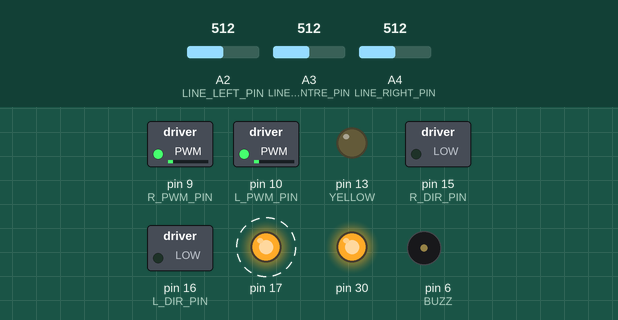
Recording of a sketch running on a simulated Arduino Leonardo, built with avr-gcc and run on an emulated ATmega32U4. Shown: switched loads named in the sketch (green lamp = pin HIGH), output pins drawn as LEDs (lit = HIGH), buzzer (waves = sounding). Dashed ring = blinking. The test bench sets the inputs (shaded band); at power-on: A2 (LINE_LEFT_PIN) = 512, A3 (LINE_CENTRE_PIN) = 512, A4 (LINE_RIGHT_PIN) = 512. What the sketch prints to the serial monitor is not drawn.

Above: at 2.2 s.
2.3 s: A2 (LINE_LEFT_PIN) set to 524
At 4.5 s:
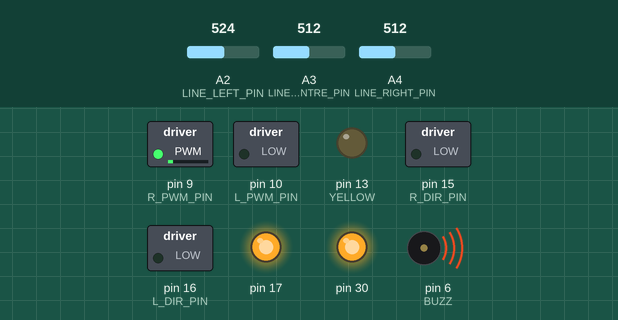
4.8 s: A2 (LINE_LEFT_PIN) set to 511
At 6.4 s:
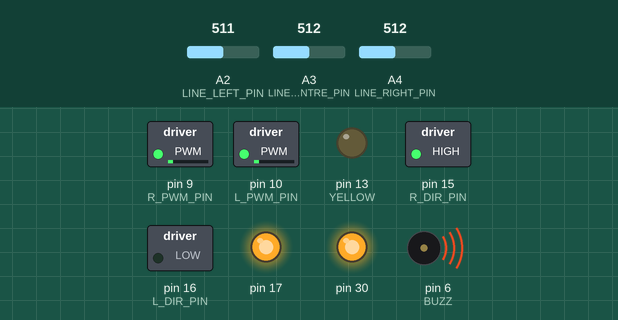
7.3 s: A3 (LINE_CENTRE_PIN) set to 521
At 8.6 s:
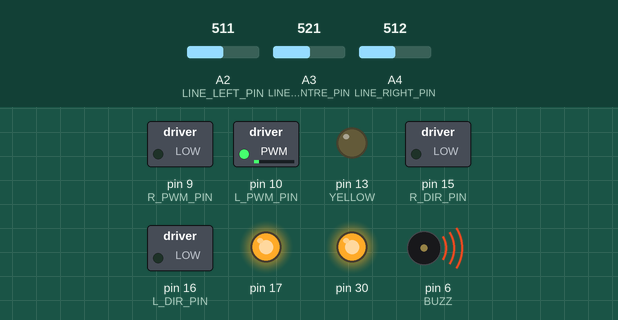
9.3 s: A3 (LINE_CENTRE_PIN) set to 511
At 10.1 s:
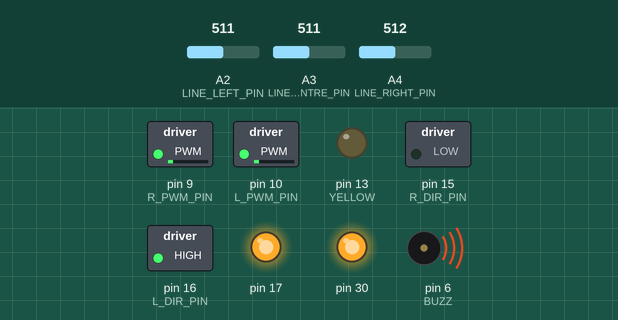
11.8 s: A3 (LINE_CENTRE_PIN) set to 716
At 13.6 s:
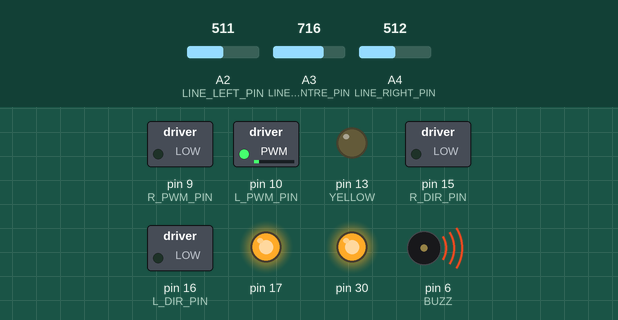
Timing chart, 0 to 14.8 s (numbered marks = the images above; inputs shaded):
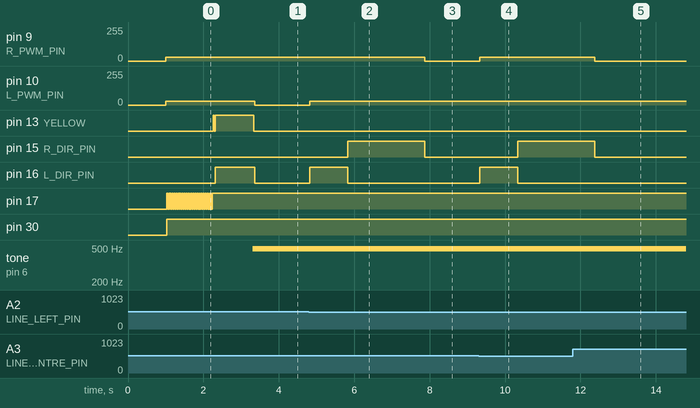

Measured:
- the behaviour switches between 512 and 513 on A2 (LINE_LEFT_PIN) (found by bisection; images 0 and 1)
- the behaviour switches between 512 and 513 on A3 (LINE_CENTRE_PIN) (found by bisection; images 2 and 3)
- after the input at 2.3 s, pin 10 (L_PWM_PIN): 30/255 → 0/255 after 1.1 s; pin 16 (L_DIR_PIN): LOW → HIGH at once, → LOW 1.1 s later; tone on pin 6 (BUZZ): silent → 490 Hz after 1.0 s
- after the input at 4.8 s, pin 10 (L_PWM_PIN): 0/255 → 30/255 at once; pin 15 (R_DIR_PIN): LOW → HIGH after 1.0 s; pin 16 (L_DIR_PIN): LOW → HIGH at once, → LOW 1.0 s later
- after the input at 7.3 s, pin 9 (R_PWM_PIN): 30/255 → 0/255 after 0.58 s; pin 16 (L_DIR_PIN): stays LOW (without the input it goes to HIGH after 0.53 s)
- after the input at 9.3 s, pin 9 (R_PWM_PIN): 0/255 → 30/255 at once; pin 15 (R_DIR_PIN): LOW → HIGH after 1.0 s; pin 16 (L_DIR_PIN): LOW → HIGH at once, → LOW 1.0 s later
- after the input at 11.8 s, pin 9 (R_PWM_PIN): 30/255 → 0/255 after 0.59 s; pin 16 (L_DIR_PIN): stays LOW (without the input it goes to HIGH after 0.54 s)
- by itself, pin 17: alternates HIGH for 0.03 s and LOW for 0.03 s

The sketch:

bangbang__.ino
```cpp
#define YELLOW LED_BUILTIN
#define RED LED_BUILTIN_RX
#define GREEN LED_BUILTIN_TX
#define OFF LOW
#define ON HIGH

#define BUZZ 6

#define L_PWM_PIN 10
#define L_DIR_PIN 16
#define R_PWM_PIN  9
#define R_DIR_PIN 15
#define DIR_BWD HIGH // HIGH: backwards
#define DIR_FWD LOW // LOW: forward
#define LEFT true
#define RIGHT false

#define LINE_LEFT_PIN A2
#define LINE_CENTRE_PIN A3
#define LINE_RIGHT_PIN  A4

// move(int power), move2speed(int pLeft, int pRight),
// turn(int power, bool dir), turnOnSpot(int power, bool dir)
class motors_c {
  private:
    // Accepts two integers (motor and power)
    // and sets the power for that mortor
    void setMotorPower(int motor, int power) {
      if ( motor == L_PWM_PIN || motor == R_PWM_PIN ) {
        if ( power >= 0 ) {
          if ( power > 255 ) { power = 255; }
          // pin for direction is +6 from pin for power
          digitalWrite( motor + 6, DIR_FWD );
          analogWrite( motor, power );
        }
        else {
          if ( power < -255 ) { power = -255; }
          digitalWrite( motor + 6, DIR_BWD );
          analogWrite( motor, -power );
        }
      }
      else {
        // error wrong motor given
        Serial.println(" ***Wrong motor passed to function*** ");
      }
    }

  public:
    motors_c() {
      pinMode( L_PWM_PIN, OUTPUT );
      pinMode( L_DIR_PIN, OUTPUT );
      pinMode( R_PWM_PIN, OUTPUT );
      pinMode( R_DIR_PIN, OUTPUT );
    }

    void move(int power) {
      // left motor
      setMotorPower(L_PWM_PIN, power);
      // right motor
      setMotorPower(R_PWM_PIN, power);
    }

    void move2speed(int pLeft, int pRight) {
      // left motor
      setMotorPower(L_PWM_PIN, pLeft);
      // right motor
      setMotorPower(R_PWM_PIN, pRight);
    }

    void turn(int power, bool dir) {
      if (dir) {
        // use left as pivot
        // left motor
        setMotorPower(L_PWM_PIN, 0);
        // right motor
        setMotorPower(R_PWM_PIN, power);
      }
      else {
        // use right as pivot
        // left motor
        setMotorPower(L_PWM_PIN, power);
        // right motor
        setMotorPower(R_PWM_PIN, 0);
      }
    }

    void turnOnSpot(int power, bool dir) {
      if (dir) {
        // towards left
        // left motor
        setMotorPower(L_PWM_PIN, -power);
        // right motor
        setMotorPower(R_PWM_PIN, power);
      }
      else {
        // towards right
        // left motor
        setMotorPower(L_PWM_PIN, power);
        // right motor
        setMotorPower(R_PWM_PIN, -power);
      }
    }
};

// int val(), float norm(), float lim(), boolean onLine(), cal()
class lineSensor_c {
  private:
    int pin;
    int minVal = 1024.0;
    int maxVal = 0.0;
    // default value if not calibrated
    float limit = 512.0; //more is dark, less is light

  public:
    // Constructor, accepts a pin number as
    // argument and sets this as input
    lineSensor_c(int _pin) {
       pin = _pin; // Record which pin we used
       pinMode( pin, INPUT ); // Set this pin to input
    };

    // return sensor output
    int val() {
      return analogRead( pin );
    }

    // return normilised sensor output
    float norm() {
      float value = analogRead( pin );
      if ( value > maxVal ) { value = maxVal; }
      if ( value < minVal ) { value = minVal; }
      return float(value - minVal)/float(maxVal - minVal);
    }

    // return sensor limit
    float lim() {
      return limit;
    }

    // Write your calibration routine here
    // to remove bias offset
    void cal() {
      int value = analogRead( pin ); // Do an analogRead
      if ( value > maxVal ) { maxVal = value; }
      if ( value < minVal ) { minVal = value; }
      limit = float(maxVal + minVal)/2.0;
    }

    // Write a routine here to check if your
    // sensor is on a line (true or false)
    boolean onLine() {
      int value = analogRead( pin ); // Do an analogRead
      if ( value > limit ) { return true; }
      else { return false; }
    }

    boolean notOnLine() {
      return !onLine();
    }
};

void led_on(int col) {
  if (col == YELLOW) {
    digitalWrite(col, ON);
  }
  else {
    digitalWrite(col, OFF);
  }
}

void led_off(int col) {
  if (col == YELLOW) {
    digitalWrite(col, OFF);
  }
  else {
    digitalWrite(col, ON);
  }
}

void buzz_on() {
  analogWrite(BUZZ, 100);
}

void buzz_off() {
  analogWrite(BUZZ, 0);
}

//instantiate classes
motors_c m;
lineSensor_c ll(LINE_LEFT_PIN);
lineSensor_c lc(LINE_CENTRE_PIN);
lineSensor_c lr(LINE_RIGHT_PIN);

// global variables
unsigned int state = 0;
unsigned int pLow = 30;
unsigned int pHigh = 30;
unsigned int count = 0;
unsigned int calTime = 25;
unsigned int Lturn = 1000;
unsigned int Rturn = 2000;

void BangBang() {
  // bang-bang conditions
  if ( lc.notOnLine() ) {
    // centre not on line, check left and right
    if ( ll.notOnLine() ) {
      // left not on line either, check right
      if ( lr.notOnLine() ) {
        // nothing on line
        // turn left 90 degrees
        m.turnOnSpot(pLow, LEFT);
        delay(Lturn);
        // and check if there is a line
        if ( ll.notOnLine() && lc.notOnLine() && lr.notOnLine() ) {
          // not on line turn right 180 degrees
          // and check if there is a line
          m.turnOnSpot(pLow, RIGHT);
          delay(Rturn);
          // heck if there is a line
          if ( ll.notOnLine() && lc.notOnLine() && lr.notOnLine() ) {
            // not on line
            // turn left 90 degrees
            m.turnOnSpot(pLow, LEFT);
            delay(Lturn);
            // and just move straight slowly
            m.move(pLow);
            delay(1000);
          }
        }
      }
      else {
        // only right on line
        // turn fast using right as pivot
        m.turn(pHigh, RIGHT);
      }
    }
    else if ( lr.notOnLine() ) {
      // left on line, centre not on line
      // => right not on line either
      // turn fast using left as pivot
      m.turn(pHigh, LEFT);
    }
  }
  else {
    // centre is on line, check left and right
    // (not possible to only have centre on line)
    if ( ll.notOnLine() ) {
      // left not on line
      // turn slowly using right as pivot
      m.turn(pLow, RIGHT);
    }
    else if ( lr.notOnLine() ) {
      // right not on line
      // turn slowly using left as pivot
      m.turn(pLow, LEFT);
    }
    else {
      // all 3 on line, move straight fast
      m.move(pHigh);
    }
  }
}

// Setup, only runs once when powered on.
void setup() {
  // set leds as output
  pinMode(RED, OUTPUT);
  pinMode(GREEN, OUTPUT);
  pinMode(YELLOW, OUTPUT);
  // Start up the Serial for debugging
  Serial.begin(9600);
  delay(1000);
  // Print reset so we can catch any reset error
  Serial.println(" ***Reset*** ");
}

// Remmeber, loop is called again and again
void loop() {
  // calibration procedure
  if ( count < calTime ) {
    // red led
    led_on(RED);
    m.move(pLow);
    // run callibration procedures for each
    ll.cal();
    lc.cal();
    lr.cal();
    count++;
  }
  // move forward for a bit to connect to line
  else if ( count < calTime + 1 ) {
    // find line
    led_on(YELLOW);
    if ( ll.onLine() || lc.onLine() || lr.onLine() ) {
      // turn left 90 degrees
      m.turnOnSpot(pLow, LEFT);
      delay(Lturn);
      buzz_on();
      count++;
    }
    else {
      // move straight until you find line
      m.move(pHigh);
    }
  }
  // normal functionality
  else {
    // using bang-bang method to move
    BangBang();
  }
  // short delay
  delay(25);
  // leds & buzzer off
  led_off(YELLOW);
  led_off(GREEN);
  led_off(RED);
  buzz_off();
  delay(25);
}
```
